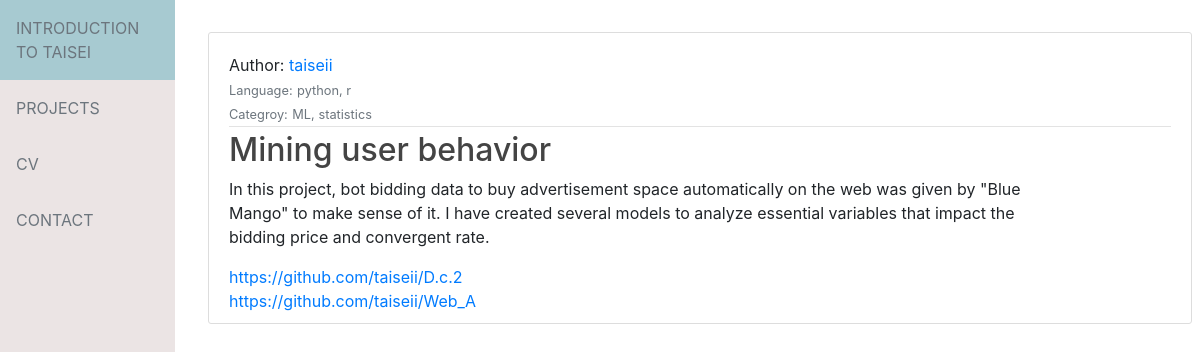
Screenshot of /projects4 with the database file from the repository.
### flaskApp/models.py (models this page shows, shortened)
class User(db.Model, UserMixin):
    id = db.Column(db.Integer, primary_key=True)
    username = db.Column(db.String(20), unique=True, nullable = False)
    email = db.Column(db.String(120), unique=True, nullable = False)
    password = db.Column(db.String(60), nullable = False)
    posts = db.relationship('Post', backref='author', lazy=True)

class Post(db.Model):
    id = db.Column(db.Integer, primary_key=True)
    title = db.Column(db.String(100), nullable=False)
    description = db.Column(db.Text, nullable=False)
    language = db.Column(db.Text, nullable=False)
    category = db.Column(db.Text, nullable=False)
    link = db.Column(db.String, nullable=False)
    user_id = db.Column(db.Integer, db.ForeignKey('user.id'), nullable=False)

### flaskApp/routes.py (the view)
@app.route('/projects<int:project_id>')
def a_project(project_id):
    project = Post.query.get_or_404(project_id)
    return render_template('a_project.html', title=project.title, post=project)

### flaskApp/templates/a_project.html (shortened to what this page needs)
{% extends "layout.html" %}
{% block content %}
<article class="media content-section"style="padding-top:20px" >
    <div class="media-body">
        <div class="article-metadata">
            Author: <a class="mr-2" href="#">{{ post.author.username }}</a>
         <br><b> <small class="text-muted">Language:</small></b>  <small class="text-muted">{{ post.language }}</small><br>
         <b> <small class="text-muted">Categroy:</small></b>  <small class="text-muted">{{ post.category }}</small>
        </div>
        <h2 class="article-title">{{ post.title }}</h2>
        <p class="article-content">{{ post.description }}</p>
        {% set links = post.link.split(', ') %}
        {% for link in links %}
          <a class="mr-2" href="{{ link }}">{{ link }}</a><br>
        {% endfor %}
    </div>
</article>
{% endblock content %}

### flaskApp/static/custom1.css (style rules this page uses)
.media-body p { max-width: 50rem; }

### flaskApp/static/main.css (style rules this page uses)
h1, h2, h3, h4, h5, h6 { color: #444444; }
.content-section { background: #ffffff; padding: 10px 20px; border: 1px solid #dddddd; border-radius: 3px; margin-bottom: 20px; }
.article-title { color: #444444; }
.article-content { white-space: pre-line; }
.article-metadata { padding-bottom: 1px; margin-bottom: 4px; border-bottom: 1px solid #e3e3e3 }

### flaskApp/static/image.css (style rules this page uses)
*, *::after, *::before { margin: 0; padding: 0; box-sizing: inherit; }

### rows the page displays
User: author.username "taiseii"
Post: language "python, r", category "ML, statistics", title "Mining user behavior", description "In this project, bot bidding data to buy advertisement space automatically on the web was given by \"Blue Mango\" to make sense of it. I have created several models to analyze essential variables that impact the bidding price and convergent rate."

### other values shown
{{ link }} "https://github.com/taiseii/D.c.2" "https://github.com/taiseii/Web_A"
